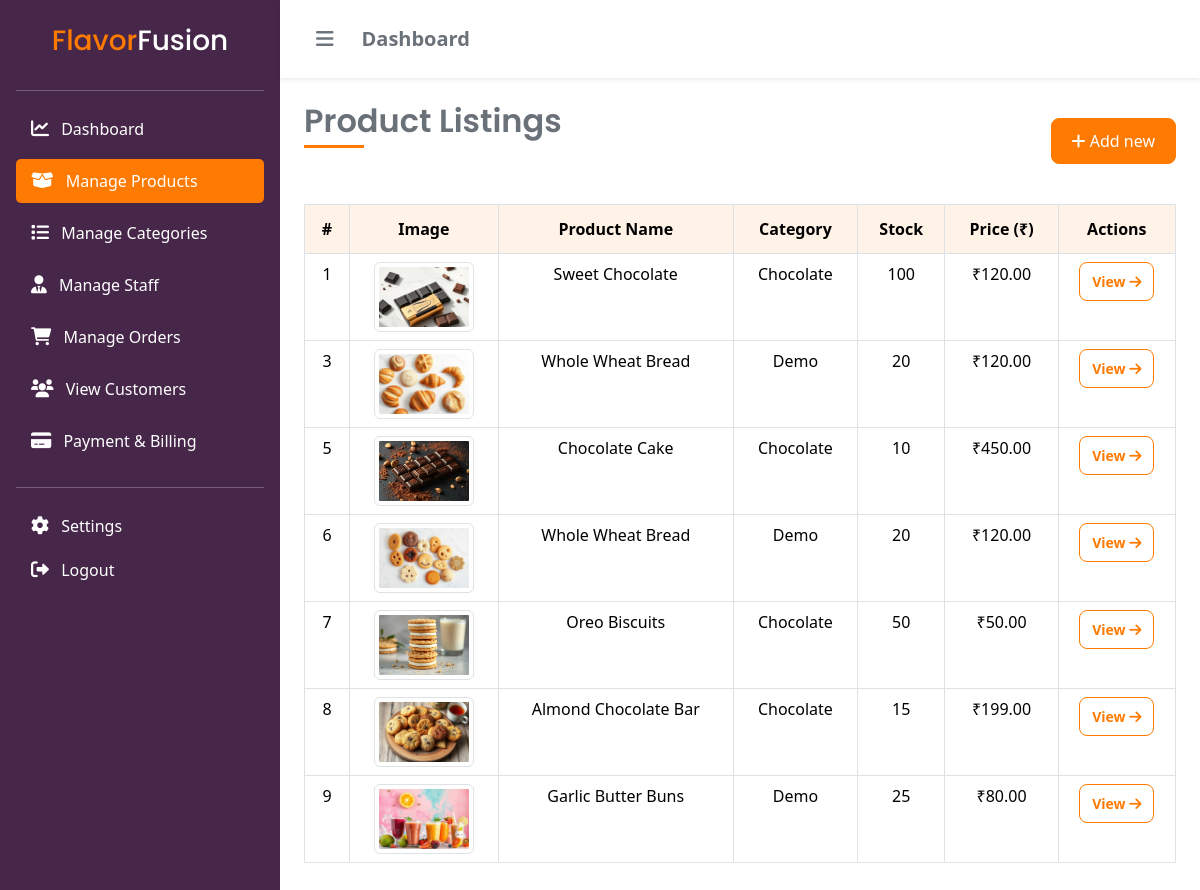
The page /admin/products/index.php (signed in) on the database its author committed.
### tables this page shows
CREATE TABLE `products` (
  `id` int(11) NOT NULL,
  `name` varchar(255) NOT NULL,
  `description` text DEFAULT NULL,
  `category_id` int(11) NOT NULL,
  `price` decimal(10,2) NOT NULL,
  `stock` int(11) NOT NULL,
  `image` varchar(255) DEFAULT NULL,
  `created_at` timestamp NOT NULL DEFAULT current_timestamp()
);

CREATE TABLE `categories` (
  `id` int(11) NOT NULL,
  `name` varchar(100) NOT NULL,
  `description` text DEFAULT NULL,
  `image` varchar(255) DEFAULT NULL,
  `created_at` timestamp NOT NULL DEFAULT current_timestamp()
);

### database/database.php (called while the page is built)
<?php
require(__DIR__ . '/Connection.php');
$servername = 'localhost';
$port = 3306;
$db_name = 'flavor_fusion_db';
$username = 'root';
$password = '';
$connection = new Connection($servername, $port, $db_name, $username, $password);

### database/Connection.php (called while the page is built, shortened)
<?php
class Connection
{
    private $pdo;
    public function __construct($server_name, $port, $db_name, $username, $password)
    {
        try {
            $this->pdo = new PDO("mysql:host={$server_name};port={$port};dbname={$db_name}", $username, $password);
            $this->pdo->setAttribute(PDO::ATTR_ERRMODE, PDO::ERRMODE_EXCEPTION);
            $this->pdo->setAttribute(PDO::ATTR_DEFAULT_FETCH_MODE, PDO::FETCH_ASSOC);
        } catch (PDOException $e) {
            echo $e->getMessage();
            die();
        }
    }
    public function findById($table_name, $id)
    {
        $statement = $this->pdo->prepare("SELECT * FROM {$table_name} WHERE id = :id");
        $statement->execute(["id" => $id]);
        $result = $statement->fetch();
        return $result;
    }
    public function findAll($table_name)
    {
        $sql = "SELECT * FROM {$table_name}";
        $statement = $this->pdo->prepare($sql);
        $statement->execute();
        $result = $statement->fetchAll();
        return $result;
    }
}

### public/admin/products/index.php (the view, shortened to what this page needs)
<?php
include DB_ROOT . 'database.php';
$products = $connection->findAll("products");
?>
<?php include_once '../../../includes/header.php'; ?>
<div class="d-flex">
    <?php
    include_once '../../../includes/admin-sidebar.php';
    ?>
    <div class="container-fluid px-4 py-4">
        <div class="row mb-4">
            <div class="col-12 d-flex justify-content-between align-items-center">
                <h2 class="section-title">Product Listings</h2>
                <a href="new" id="print-btn" class="btn btn-primary"><i class="fa-solid fa-plus"></i> Add new</a>
            </div>
        </div>
        <div class="row">
            <div class="col-12">
                <div class="table-responsive" id="printable">
                    <table class="table table-bordered table-hover">
                        <thead>
                            <tr class="text-center">
                                <th>#</th>
                                <th>Image</th>
                                <th>Product Name</th>
                                <th>Category</th>
                                <th>Stock</th>
                                <th>Price (₹)</th>
                                <th>Actions</th>
                            </tr>
                        </thead>
                        <tbody>
                            <?php if (count($products) > 0): ?>
                                <?php foreach ($products as $product):
                                    $category = $connection->findById("categories", $product["category_id"]);
                                ?>
                                    <tr class="text-center">
                                        <td><?= $product['id']; ?></td>
                                        <td>
                                            <img src="<?= ASSETS_PATH . 'images/' . $product['image']; ?>"
                                                alt="Product Image"
                                                class="img-thumbnail"
                                                style="width: 100px; height: 70px; object-fit: cover;">
                                        </td>
                                        <td><?= htmlspecialchars($product['name']); ?></td>
                                        <td><?= htmlspecialchars($category['name']); ?></td>
                                        <td><?= htmlspecialchars($product['stock']); ?></td>
                                        <td>₹<?= number_format($product['price'], 2); ?></td>
                                        <td>
                                            <a href="view?id=<?= $product['id']; ?>" class="fw-semibold btn btn-sm btn-outline-primary">
                                                View <i class="fa-solid fa-arrow-right"></i>
                                            </a>
                                        </td>
                                    </tr>
                                <?php endforeach; ?>
                            <?php else: ?>
                                <tr>
                                    <td colspan="6" class="text-center">No products found</td>
                                </tr>
                            <?php endif; ?>
                        </tbody>
                    </table>
                </div>
            </div>
        </div>
    </div>
    <?php include_once '../../../includes/admin-footer.php'; ?>

### public/assets/css/style.css (style rules this page uses)
:root { --primary-color-50: #fff2e6; --primary-color-100: #ffd7b3; --primary-color: #ff7a00; --body-color: #6a7179; --gray-100: #dee2e6; --gray-500: #868e96; --secondary-color: #462749; --color-success: #20c997; --color-error: #ff6b6b; }
body { color: var(--body-color); min-height: 100dvh; display: flex; flex-direction: column; }
h1, h2, h3, h4, h5, h6 { font-family: "Poppins", sans-serif; }
.section-title { position: relative; margin-bottom: 2rem; padding-bottom: 0.5rem; font-weight: 600; }
.section-title::after { content: ""; position: absolute; bottom: 0; left: 0; width: 60px; height: 3px; background-color: var(--primary-color); }
.btn { padding: 8px 12px; border-radius: 8px; }
.btn-outline-primary:hover, .btn-primary { background-color: var(--primary-color); border-color: var(--primary-color); border-radius: 8px; padding: 10px 20px; transition: all 0.3s ease; font-weight: 500; }
.btn-outline-primary { background-color: #fff; border-color: var(--primary-color); color: var(--primary-color); }
.table tr th { padding: 12px; background-color: var(--primary-color-50); }

### rows shown on the page
products: id "1", image (picture), name "Sweet Chocolate", category.name "Chocolate", stock "100", price "120.00"
products: id "3", image (picture), name "Whole Wheat Bread", category.name "Demo", stock "20", price "120.00"
products: id "5", image (picture), name "Chocolate Cake", category.name "Chocolate", stock "10", price "450.00"
products: id "6", image (picture), name "Whole Wheat Bread", category.name "Demo", stock "20", price "120.00"
products: id "7", image (picture), name "Oreo Biscuits", category.name "Chocolate", stock "50", price "50.00"
products: id "8", image (picture), name "Almond Chocolate Bar", category.name "Chocolate", stock "15", price "199.00"
products: id "9", image (picture), name "Garlic Butter Buns", category.name "Demo", stock "25", price "80.00"
